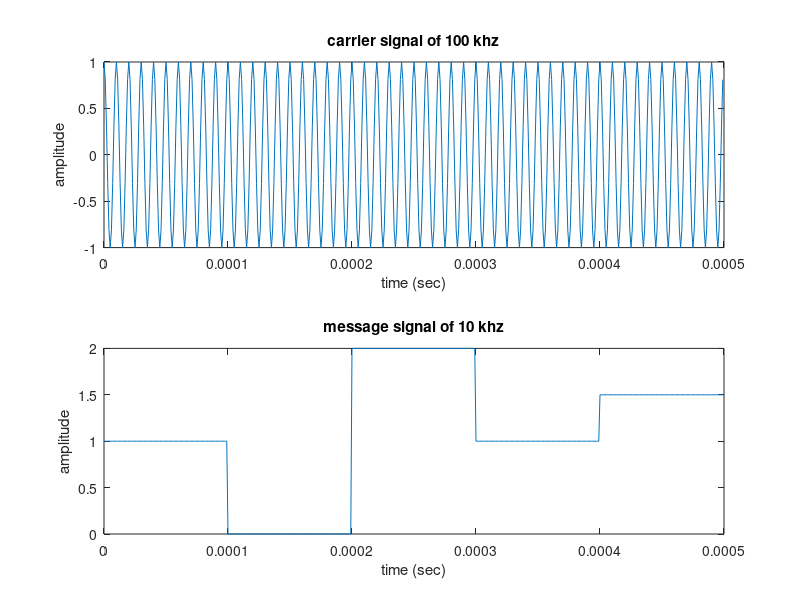
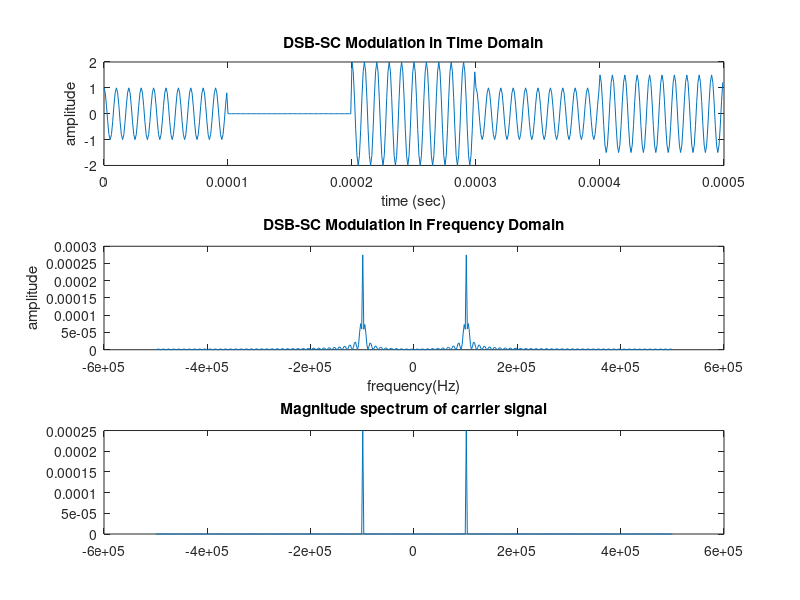
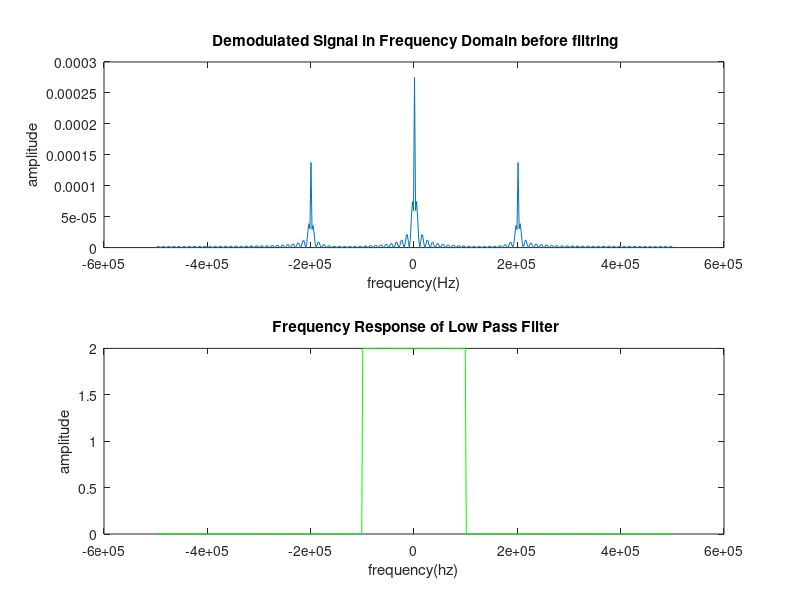
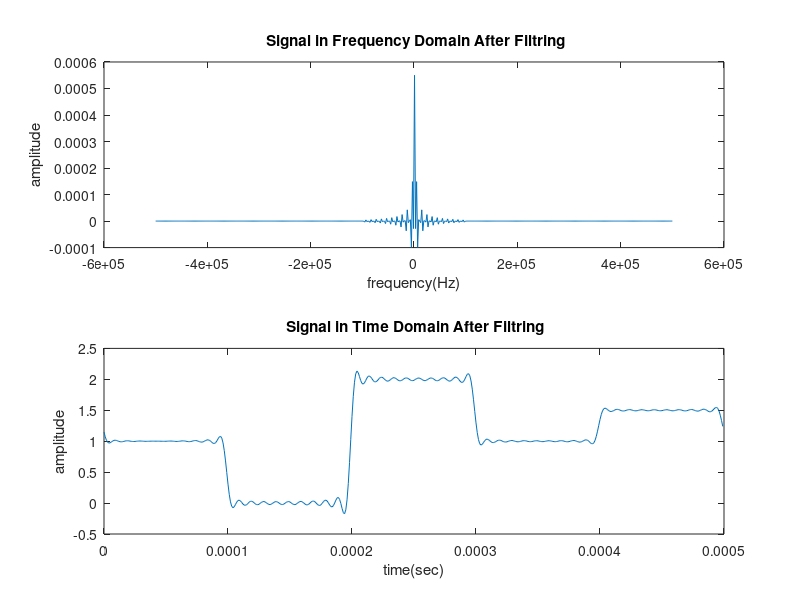

Write the MATLAB code that produced these figures, in order.
close all
clear all
clc


fc=100e3;         % 100 kHz carrier    
fs=10*fc;         % sampling frequency (10 times higher than the highest frequency) 
dT=1/fs;
m=[1 0 2 1 1.5];  % message
fm=fc/10;         % message frequency (10 kHz)
t=0:1/fs:length(m)/fm-1/fs; % itme vector (s)


%% modulating message with carrier

xc=cos(2*pi*fc*t);% carrier signal
xm=[];  % message signal initiation
for ii=1:length(m)
    xm=[xm m(ii)*ones(1,length(t)/length(m))];
end


figure(1)
subplot(211)
plot(t,xc);
title('carrier signal of 100 khz');
xlabel('time (sec)');
ylabel('amplitude');

subplot(212)
% stem(t,xm);
plot(t,xm);
title('message signal of 10 khz');
xlabel('time (sec)');
ylabel('amplitude');


%% DSB-SC Modulation
s= xm.*xc;  % modulated signla
figure(2)
subplot(311)
plot(t,s);
title('DSB-SC Modulation in Time Domain');
xlabel('time (sec)');
ylabel('amplitude');

% frequency domain
S=fftshift(fft(s,length(s))*dT);
W=linspace(-pi,pi,length(S)); % digital angular frequency
w=W/dT; % angular frequency (rad)
f=w/2/pi;  % frequency (Hz)
figure(2)
subplot(312)
plot(f,abs(S));
title('DSB-SC Modulation in Frequency Domain');
xlabel('frequency(Hz)');
ylabel('amplitude');



XC=fftshift(fft(xc,length(xc))*dT);
W=linspace(-pi,pi,length(XC)); % digital angular frequency
w=W/dT; % angular frequency (rad)
f=w/2/pi;  % frequency (Hz)
figure(2)
subplot(313)
plot(f,abs(XC));
title('Magnitude spectrum of carrier signal')

%% Demodulation 
v=s.*xc;
V=fftshift(fft(v,length(v))*dT);
figure(3)
subplot(211)
plot(f,abs(V));
title(' Demodulated Signal in Frequency Domain before filtring');
xlabel('frequency(Hz)');
ylabel('amplitude');
hold on

%% low pass filter

for jj=1:length(f)
    
    if -fc<f(jj) && f(jj)<fc
        Hlp(jj)=2;      % during the demodulation process, the 
                        % magnitude of the signal drops to half
                        % low pass filter with magnitude of 2 
                        % restores the correct magnitude
    else
        Hlp(jj)=0;
    end
end
    
% Hlp=1./sqrt(1+(f./fc).^(2*100)); % 100th order low pass filter
subplot(212)
plot(f,Hlp,'g');
title(' Frequency Response of Low Pass Filter');
xlabel('frequency(hz)');
ylabel('amplitude');

%% frequency domain demodulation 

V0=Hlp.*V;
figure(4)
subplot(211)
plot(f,V0);
title(' Signal in Frequency Domain After Filtring');
xlabel('frequency(Hz)');
ylabel('amplitude');


%% time domain demodulation 
v0=(ifft(ifftshift(V0)))/dT;
subplot(212)
plot(t,v0);
title(' Signal in Time Domain After Filtring');
xlabel('time(sec)');
ylabel('amplitude');